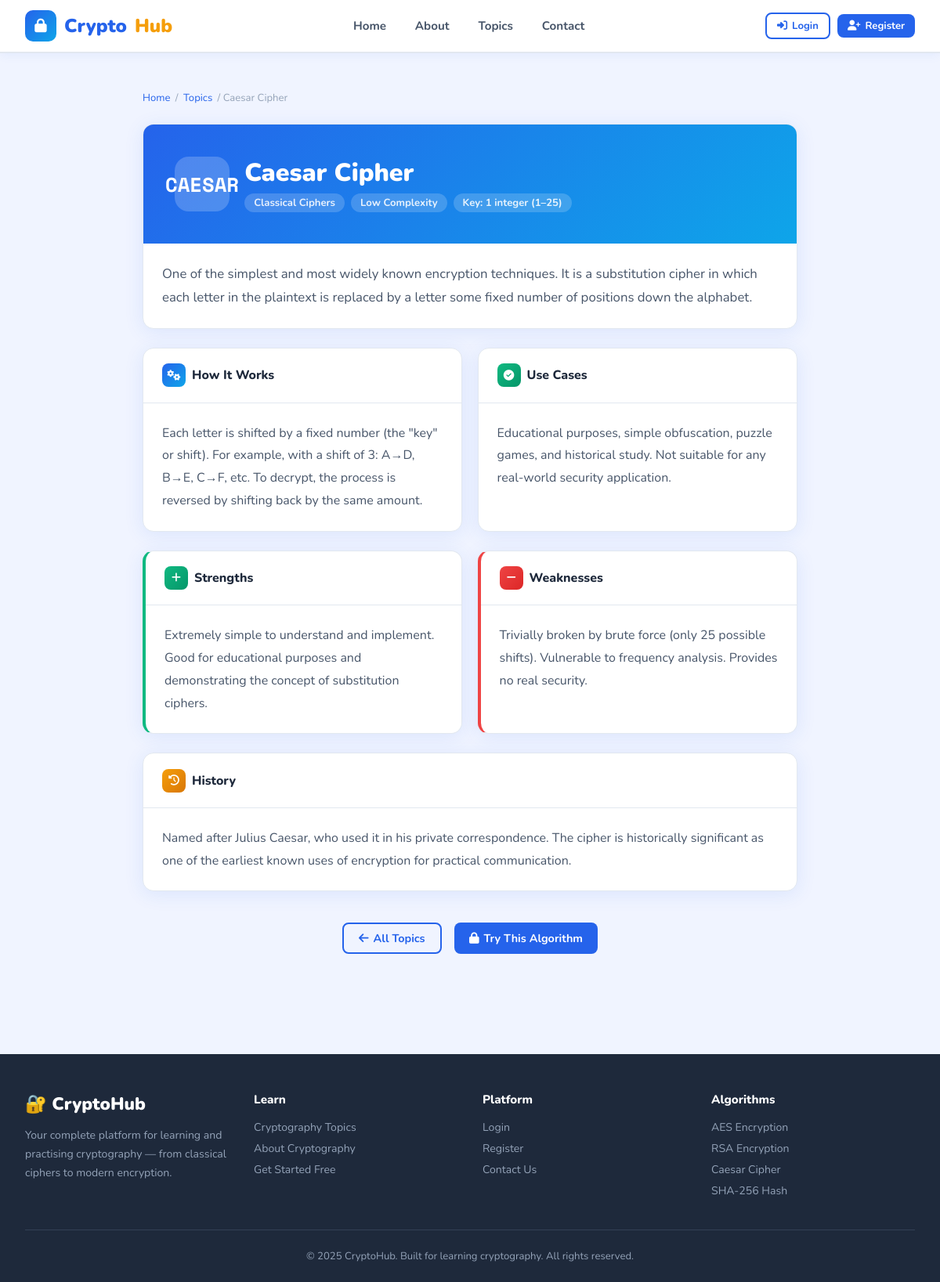
/topics/1/, run on the app's committed database.
### crypto_app/models.py (models this page shows, shortened)
class AlgorithmReference(models.Model):
    CATEGORY_CHOICES = [
        ('SYMMETRIC', 'Symmetric Encryption'),
        ('ASYMMETRIC', 'Asymmetric Encryption'),
        ('HASH', 'Hash Functions'),
        ('CLASSICAL', 'Classical Ciphers'),
        ('ENCODING', 'Encoding Schemes'),
    ]
    name = models.CharField(max_length=100)
    acronym = models.CharField(max_length=20)
    category = models.CharField(max_length=20, choices=CATEGORY_CHOICES)
    description = models.TextField()
    history = models.TextField(blank=True)
    how_it_works = models.TextField()
    use_cases = models.TextField()
    strengths = models.TextField(blank=True)
    weaknesses = models.TextField(blank=True)
    key_length = models.CharField(max_length=100, blank=True)
    complexity = models.CharField(max_length=20, choices=[
        ('LOW', 'Low'), ('MEDIUM', 'Medium'), ('HIGH', 'High')
    ], default='MEDIUM')
    is_featured = models.BooleanField(default=False)
    created_at = models.DateTimeField(default=timezone.now)
    class Meta:
        ordering = ['name']

### crypto_app/views.py (the view)
# urls.py: path('topics/<int:pk>/', views.topic_detail, name='topic_detail'),
def topic_detail(request, pk):
    algorithm = get_object_or_404(AlgorithmReference, pk=pk)
    return render(request, 'crypto_app/topic_detail.html', {'algorithm': algorithm})

### crypto_app/templates/crypto_app/topic_detail.html (shortened to what this page needs)
{% extends 'crypto_app/base.html' %}
{% block body %}
<div style="max-width:900px;margin:0 auto;padding:3rem 2rem;">
    <div class="breadcrumb" style="margin-bottom:1.5rem;">
        <a href="{% url 'home' %}">Home</a> /
        <a href="{% url 'topics' %}">Topics</a> /
        {{ algorithm.name }}
    </div>
    <div class="card" style="margin-bottom:1.5rem;">
        <div style="background:linear-gradient(135deg,var(--primary),var(--secondary));padding:2.5rem;color:white;">
            <div style="display:flex;align-items:center;gap:1.2rem;flex-wrap:wrap;">
                <div style="width:70px;height:70px;background:rgba(255,255,255,0.2);border-radius:18px;display:flex;align-items:center;justify-content:center;font-size:1.6rem;font-weight:900;font-family:var(--font-mono);">
                    {{ algorithm.acronym }}
                </div>
                <div>
                    <h1 style="font-size:2rem;font-weight:900;margin-bottom:0.3rem;">{{ algorithm.name }}</h1>
                    <div style="display:flex;gap:0.5rem;flex-wrap:wrap;opacity:0.9;">
                        <span style="background:rgba(255,255,255,0.2);padding:3px 12px;border-radius:20px;font-size:0.82rem;font-weight:700;">{{ algorithm.get_category_display }}</span>
                        <span style="background:rgba(255,255,255,0.2);padding:3px 12px;border-radius:20px;font-size:0.82rem;font-weight:700;">{{ algorithm.get_complexity_display }} Complexity</span>
                        {% if algorithm.key_length %}<span style="background:rgba(255,255,255,0.2);padding:3px 12px;border-radius:20px;font-size:0.82rem;font-weight:700;">Key: {{ algorithm.key_length }}</span>{% endif %}
                    </div>
                </div>
            </div>
        </div>
        <div class="card-body">
            <p style="font-size:1.05rem;color:var(--text-mid);line-height:1.8;">{{ algorithm.description }}</p>
        </div>
    </div>
    <div class="grid-2" style="margin-bottom:1.5rem;">
        {% if algorithm.how_it_works %}
        <div class="card">
            <div class="card-header">
                <h3><span class="ch-icon"><i class="fas fa-cogs"></i></span> How It Works</h3>
            </div>
            <div class="card-body">
                <p style="color:var(--text-mid);line-height:1.8;">{{ algorithm.how_it_works }}</p>
            </div>
        </div>
        {% endif %}
        {% if algorithm.use_cases %}
        <div class="card">
            <div class="card-header">
                <h3><span class="ch-icon" style="background:linear-gradient(135deg,#10B981,#059669);"><i class="fas fa-check-circle"></i></span> Use Cases</h3>
            </div>
            <div class="card-body">
                <p style="color:var(--text-mid);line-height:1.8;">{{ algorithm.use_cases }}</p>
            </div>
        </div>
        {% endif %}
    </div>
    {% if algorithm.strengths or algorithm.weaknesses %}
    <div class="grid-2" style="margin-bottom:1.5rem;">
        {% if algorithm.strengths %}
        <div class="card" style="border-left:4px solid var(--success);">
            <div class="card-header">
                <h3><span class="ch-icon" style="background:linear-gradient(135deg,#10B981,#059669);"><i class="fas fa-plus"></i></span> Strengths</h3>
            </div>
            <div class="card-body">
                <p style="color:var(--text-mid);line-height:1.8;">{{ algorithm.strengths }}</p>
            </div>
        </div>
        {% endif %}
        {% if algorithm.weaknesses %}
        <div class="card" style="border-left:4px solid var(--danger);">
            <div class="card-header">
                <h3><span class="ch-icon" style="background:linear-gradient(135deg,#EF4444,#DC2626);"><i class="fas fa-minus"></i></span> Weaknesses</h3>
            </div>
            <div class="card-body">
                <p style="color:var(--text-mid);line-height:1.8;">{{ algorithm.weaknesses }}</p>
            </div>
        </div>
        {% endif %}
    </div>
    {% endif %}
    {% if algorithm.history %}
    <div class="card" style="margin-bottom:1.5rem;">
        <div class="card-header">
            <h3><span class="ch-icon" style="background:linear-gradient(135deg,#F59E0B,#D97706);"><i class="fas fa-history"></i></span> History</h3>
        </div>
        <div class="card-body">
            <p style="color:var(--text-mid);line-height:1.8;">{{ algorithm.history }}</p>
        </div>
    </div>
    {% endif %}
    <div style="display:flex;gap:1rem;flex-wrap:wrap;justify-content:center;padding:1rem 0;">
        <a href="{% url 'topics' %}" class="btn btn-outline"><i class="fas fa-arrow-left"></i> All Topics</a>
        <a href="{% url 'register' %}" class="btn btn-primary"><i class="fas fa-lock"></i> Try This Algorithm</a>
    </div>
</div>
{% endblock %}

### crypto_app/templates/crypto_app/base.html (style rules this page uses)
:root { --primary: #2563EB; --primary-light: #3B82F6; --primary-dark: #1D4ED8; --secondary: #0EA5E9; --accent: #F59E0B; --success: #10B981; --danger: #EF4444; --warning: #F59E0B; --info: #06B6D4; --bg: #F0F4FF; --bg-white: #FFFFFF; --bg-card: #FFFFFF; --text-dark: #1E293B; --text-mid: #475569; --text-light: #94A3B8; --border: #E2E8F0; --shadow: 0 4px 24px rgba(37,99,235,0.10); --shadow-hover: 0 8px 32px rgba(37,99,235,0.18); --radius: 14px; --radius-sm: 8px; --sidebar-w: 260px; --header-h: 68px; --font-main: 'Nunito', sans-serif; --font-mono: 'Space Mono', monospace; }
* { box-sizing: border-box; margin: 0; padding: 0; }
body { font-family: var(--font-main); background: var(--bg); color: var(--text-dark); min-height: 100vh; }
.btn { display: inline-flex; align-items: center; gap: 6px; padding: 0.5rem 1.2rem; border-radius: var(--radius-sm); font-family: var(--font-main); font-weight: 700; font-size: 0.9rem; border: none; cursor: pointer; text-decoration: none; transition: all 0.2s; }
.btn-primary { background: var(--primary); color: white; }
.btn-outline { background: transparent; color: var(--primary); border: 2px solid var(--primary); }
.breadcrumb { display: flex; align-items: center; gap: 0.4rem; font-size: 0.82rem; color: var(--text-light); margin-bottom: 0.6rem; }
.breadcrumb a { color: var(--primary); text-decoration: none; }
.card { background: var(--bg-card); border-radius: var(--radius); box-shadow: var(--shadow); border: 1px solid var(--border); overflow: hidden; }
.card-header { padding: 1.2rem 1.5rem; border-bottom: 1px solid var(--border); display: flex; align-items: center; justify-content: space-between; }
.card-header h3 { font-size: 1rem; font-weight: 800; color: var(--text-dark); display: flex; align-items: center; gap: 8px; }
.card-header h3 .ch-icon { width: 30px; height: 30px; border-radius: 8px; background: linear-gradient(135deg, var(--primary), var(--secondary)); color: white; display: flex; align-items: center; justify-content: center; font-size: 0.85rem; }
.card-body { padding: 1.5rem; }
.grid-2 { display: grid; grid-template-columns: 1fr 1fr; gap: 1.2rem; }

### data on the page
AlgorithmReference: name "Caesar Cipher", acronym "CAESAR", category "Classical Ciphers", complexity "Low", key_length "1 integer (1–25)", description "One of the simplest and most widely known encryption techniques. It is a substitution cipher in which each letter in the plaintext is replaced by a letter some fixed number of positions down the alphabet.", how_it_works "Each letter is shifted by a fixed number (the \"key\" or shift). For example, with a shift of 3: A→D, B→E, C→F, etc. To decrypt, the process is reversed by shifting back by the same amount.", use_cases "Educational purposes, simple obfuscation, puzzle games, and historical study. Not suitable for any real-world security application.", strengths "Extremely simple to understand and implement. Good for educational purposes and demonstrating the concept of substitution ciphers.", weaknesses "Trivially broken by brute force (only 25 possible shifts). Vulnerable to frequency analysis. Provides no real security.", history "Named after Julius Caesar, who used it in his private correspondence. The cipher is historically significant as one of the earliest known uses of encryption for practical communication."
